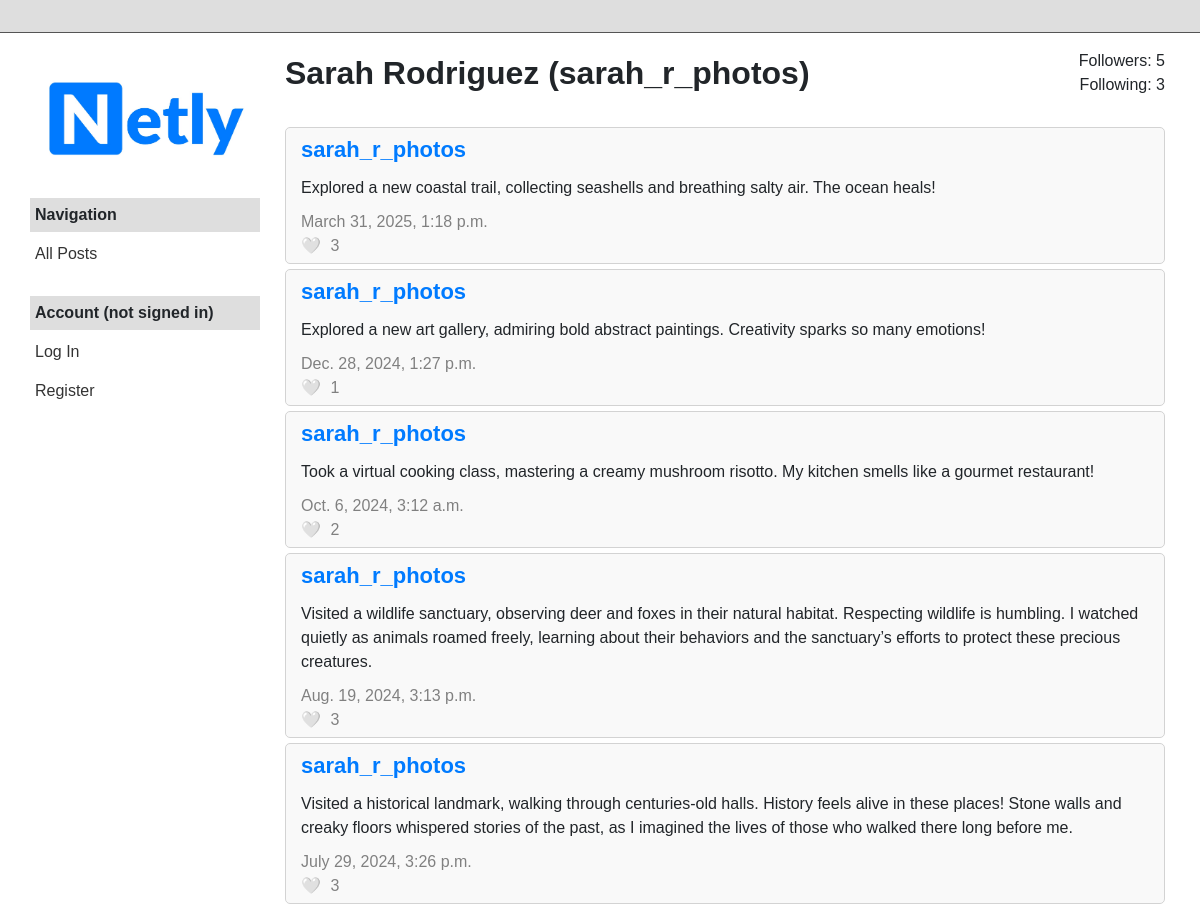
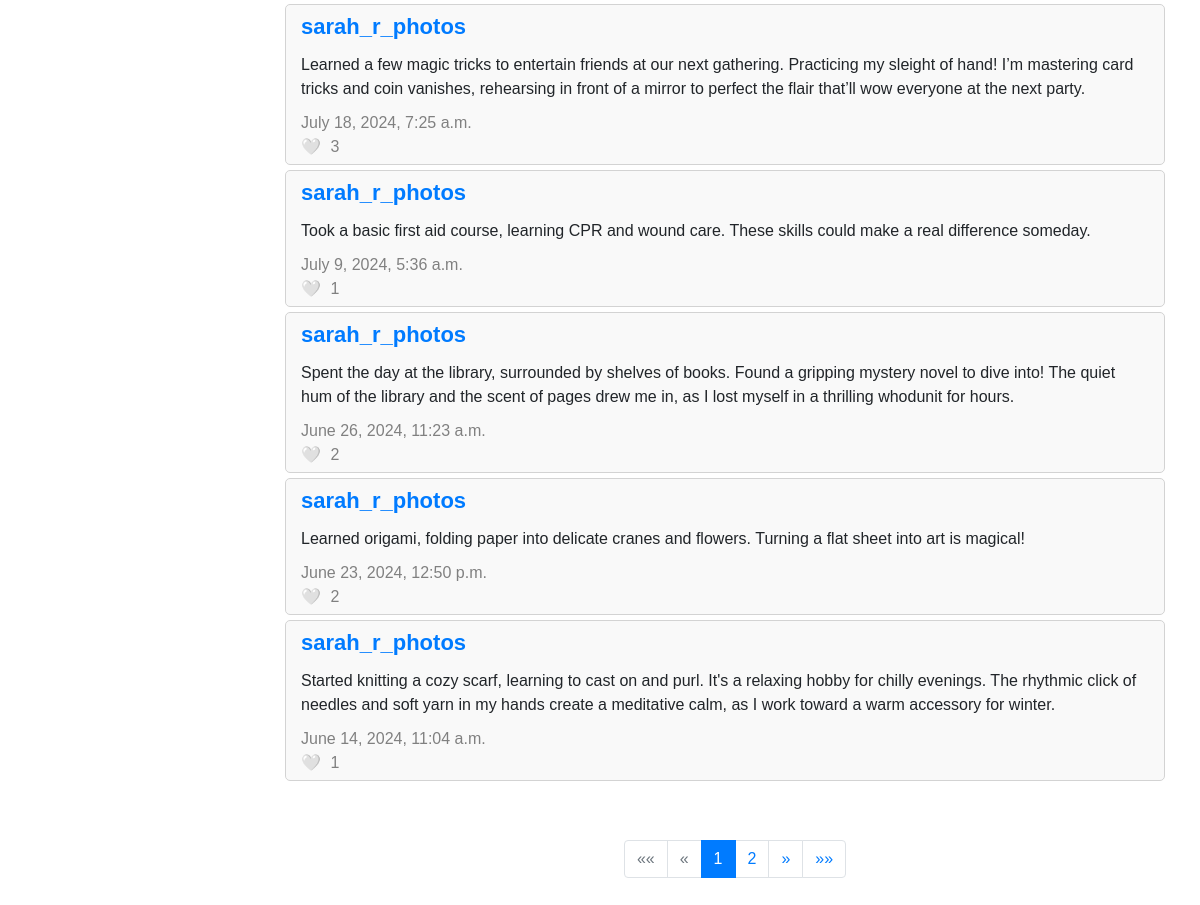
The app's page /profile/11 with its own data (2 pictures, top to bottom).
### network/models.py (models this page shows, shortened)
class User(AbstractUser):
    def display_name(self):
        return f"{self.first_name} {self.last_name}" if self.first_name and self.last_name else self.username

class Post(models.Model):
    user = models.ForeignKey(User, on_delete=models.CASCADE, related_name="posts")
    content = models.TextField()
    created_at = models.DateTimeField(auto_now_add=True)
    def get_likes_count(self):
        return self.likes.count()

### network/views.py (the view)
# urls.py: path("profile/<int:user_id>", views.profile, name="profile"),
def profile(request, user_id):
    owner = User.objects.get(id=user_id)
    posts_list = Post.objects.filter(user=owner).order_by("-created_at")
    followers = Follow.objects.filter(followed=owner).count()
    following = Follow.objects.filter(follower=owner).count()
    is_following = request.user.is_following(owner) if request.user.is_authenticated else False
    paginator = Paginator(posts_list, 10)
    page_number = request.GET.get('page', 1)
    page_obj = paginator.get_page(page_number)
    if request.user.id == user_id:
        active_filter = "profile"
    else:
        active_filter = "other"
    return render(request, "network/index.html", {
        "active_filter": active_filter,
        "show_profile": True,
        "posts": page_obj,
        "page_obj": page_obj,
        "owner": owner,
        "followers": followers,
        "following": following,
        "is_following": is_following
    })

### network/templates/network/index.html (shortened to what this page needs)
{% extends "network/layout.html" %}
{% load static %}
{% load post_filters %}
{% block body %}
    <div class="profile-container">
        {% if show_profile %}
            <div class="profile-header-wrapper" id="profile-section">
                <div class="profile-header">
                    <div class="profile-info">
                        <div class="profile-name">{{ owner.display_name }} ({{ owner.username }})</div>
                    </div>
                    <div class="profile-stats">
                        <div id="followers-count">Followers: {{ followers }}</div>
                        <div>Following: {{ following }}</div>
                    </div>
                </div>
            </div>
        {% endif %}
        <div class="profile-posts-container">
            {% for post in posts %}
                <div class="post-container">
                    <div class="post-name"><a href="{% url 'profile' post.user.id %}">{{ post.user.username }}</a></div>
                    <div class="post-content" id="post-view-{{ post.id }}">{{ post.content }}</div>
                    <div class="post-date">{{ post.created_at }}</div>
                    <div class="post-likes{% if not user.is_authenticated %}-nouser{% endif %} {% if user.is_authenticated and post|is_liked_by:user %} liked {% endif %}"
                         id="post-likes-{{ post.id }}" data-id="{{ post.id }}">
                        <span class="heart"></span>
                        <span class="like-count">{{ post.get_likes_count }}</span>
                    </div>
                </div>
            {% endfor %}
        </div>
        {% if page_obj.paginator.num_pages > 1 %}
        <div class="pagination-wrapper">
            <nav aria-label="Page navigation" class="mt-4">
                <ul class="pagination justify-content-center">
                    {% if page_obj.has_previous %}
                        <li class="page-item">
                            <a class="page-link" href="?page=1" aria-label="First">
                                <span aria-hidden="true">&laquo;&laquo;</span>
                            </a>
                        </li>
                    {% else %}
                        <li class="page-item disabled">
                            <a class="page-link" href="#" aria-label="First">
                                <span aria-hidden="true">&laquo;&laquo;</span>
                            </a>
                        </li>
                    {% endif %}
                    {% if page_obj.has_previous %}
                        <li class="page-item">
                            <a class="page-link" href="?page={{ page_obj.previous_page_number }}" aria-label="Previous">
                                <span aria-hidden="true">&laquo;</span>
                            </a>
                        </li>
                    {% else %}
                        <li class="page-item disabled">
                            <a class="page-link" href="#" aria-label="Previous">
                                <span aria-hidden="true">&laquo;</span>
                            </a>
                        </li>
                    {% endif %}
                    {% for i in page_obj.paginator.page_range %}
                        {% if page_obj.number == i %}
                            <li class="page-item active"><a class="page-link" href="?page={{ i }}">{{ i }}</a></li>
                        {% elif i > page_obj.number|add:'-3' and i < page_obj.number|add:'3' %}
                            <li class="page-item"><a class="page-link" href="?page={{ i }}">{{ i }}</a></li>
                        {% endif %}
                    {% endfor %}
                    {% if page_obj.has_next %}
                        <li class="page-item">
                            <a class="page-link" href="?page={{ page_obj.next_page_number }}" aria-label="Next">
                                <span aria-hidden="true">&raquo;</span>
                            </a>
                        </li>
                    {% else %}
                        <li class="page-item disabled">
                            <a class="page-link" href="#" aria-label="Next">
                                <span aria-hidden="true">&raquo;</span>
                            </a>
                        </li>
                    {% endif %}
                    {% if page_obj.has_next %}
                        <li class="page-item">
                            <a class="page-link" href="?page={{ page_obj.paginator.num_pages }}" aria-label="Last">
                                <span aria-hidden="true">&raquo;&raquo;</span>
                            </a>
                        </li>
                    {% else %}
                        <li class="page-item disabled">
                            <a class="page-link" href="#" aria-label="Last">
                                <span aria-hidden="true">&raquo;&raquo;</span>
                            </a>
                        </li>
                    {% endif %}
                </ul>
            </nav>
        </div>
        {% endif %}
    </div>
{% endblock %}

### network/static/network/styles.css (style rules this page uses)
body { font-family: Arial, sans-serif; display: flex; flex-direction: column; align-items: center; }
.post-container { border: 1px solid lightgray; background-color: #f9f9f9; border-radius: 5px; margin-bottom: 5px; margin-right: 20px; padding: 5px 15px; }
.post-name { font-size: 22px; font-weight: 700; margin-bottom: 10px; }
.post-content { margin-top: 10px; margin-bottom: 10px; }
.post-date { color: gray; margin-top: 10px; }
.post-likes-nouser { cursor: default; user-select: none; color: gray; width: fit-content; }
.heart::before { content: "🤍"; padding-right: 5px; }
.profile-container { border: none; margin-bottom: 5px; display: flex; flex-direction: column; height: calc(100vh - 60px); }
.profile-header { display: flex; justify-content: space-between; align-items: flex-start; margin-bottom: 10px; margin-right: 20px; }
.profile-name { font-size: 32px; font-weight: 700; }
.profile-info { flex-grow: 1; }
.profile-stats { text-align: right; }
.profile-header-wrapper { position: sticky; top: 0; background-color: white; z-index: 5; padding-bottom: 10px; }
.profile-posts-container { overflow-y: auto; flex: 1; padding-top: 10px; margin-bottom: 20px; }
.pagination-wrapper { position: sticky; bottom: 0; background-color: white; padding-top: 10px; z-index: 5; margin-top: auto; }

### records on screen
User: display_name "Sarah Rodriguez", username "sarah_r_photos"
Post: user.username "sarah_r_photos", content "Explored a new coastal trail, collecting seashells and breathing salty air. The ocean heals!", created_at "March 31, 2025, 1:18 p.m.", get_likes_count "3"
Post: user.username "sarah_r_photos", content "Explored a new art gallery, admiring bold abstract paintings. Creativity sparks so many emotions!", created_at "Dec. 28, 2024, 1:27 p.m.", get_likes_count "1"
Post: user.username "sarah_r_photos", content "Took a virtual cooking class, mastering a creamy mushroom risotto. My kitchen smells like a gourmet restaurant!", created_at "Oct. 6, 2024, 3:12 a.m.", get_likes_count "2"
Post: user.username "sarah_r_photos", content "Visited a wildlife sanctuary, observing deer and foxes in their natural habitat. Respecting wildlife is humbling. I watched quietly as animals roamed freely, learning about their behaviors and the sanctuary’s efforts to protect these precious creatures.", created_at "Aug. 19, 2024, 3:13 p.m.", get_likes_count "3"
Post: user.username "sarah_r_photos", content "Visited a historical landmark, walking through centuries-old halls. History feels alive in these places! Stone walls and creaky floors whispered stories of the past, as I imagined the lives of those who walked there long before me.", created_at "July 29, 2024, 3:26 p.m.", get_likes_count "3"
Post: user.username "sarah_r_photos", content "Learned a few magic tricks to entertain friends at our next gathering. Practicing my sleight of hand! I’m mastering card tricks and coin vanishes, rehearsing in front of a mirror to perfect the flair that’ll wow everyone at the next party.", created_at "July 18, 2024, 7:25 a.m.", get_likes_count "3"
Post: user.username "sarah_r_photos", content "Took a basic first aid course, learning CPR and wound care. These skills could make a real difference someday.", created_at "July 9, 2024, 5:36 a.m.", get_likes_count "1"
Post: user.username "sarah_r_photos", content "Spent the day at the library, surrounded by shelves of books. Found a gripping mystery novel to dive into! The quiet hum of the library and the scent of pages drew me in, as I lost myself in a thrilling whodunit for hours.", created_at "June 26, 2024, 11:23 a.m.", get_likes_count "2"
Post: user.username "sarah_r_photos", content "Learned origami, folding paper into delicate cranes and flowers. Turning a flat sheet into art is magical!", created_at "June 23, 2024, 12:50 p.m.", get_likes_count "2"
Post: user.username "sarah_r_photos", content "Started knitting a cozy scarf, learning to cast on and purl. It's a relaxing hobby for chilly evenings. The rhythmic click of needles and soft yarn in my hands create a meditative calm, as I work toward a warm accessory for winter.", created_at "June 14, 2024, 11:04 a.m.", get_likes_count "1"

### other values on screen
{{ followers }} "5"
{{ following }} "3"
{{ i }} "1"
{{ i }} "2"
